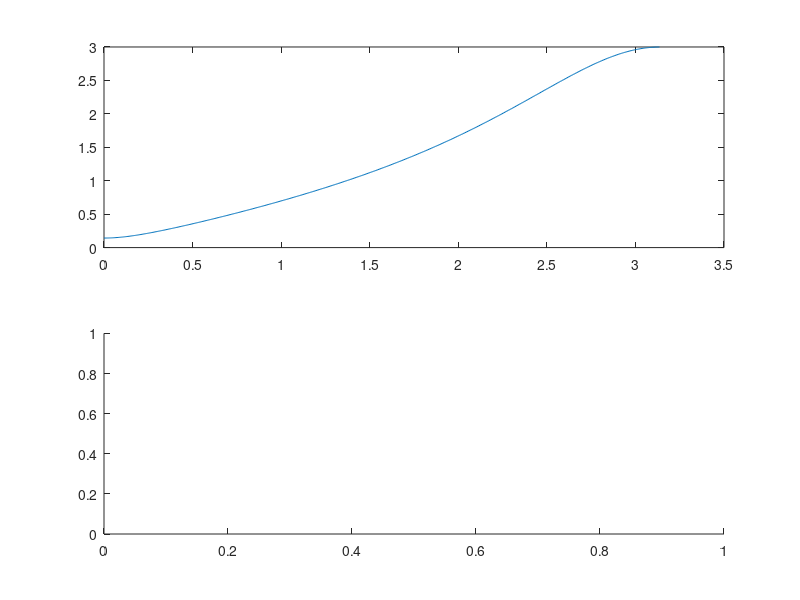

This figure's MATLAB source: (Note: this script raises an error after producing the figure.)
a1 = [1 0.4];
b1 = [1 -0.8];
[X1,W1] = freqz(b1,a1);
figure(1),subplot(2,1,1), plot(W1, abs(X1));
figure(1),subplot(2,1,2), plot(W1, phase(X1));

a2 = [1];
b2 = [1 -1.7 0.72];
[X2,W2] = freqz(b2,a2);
figure(2),subplot(2,1,1), plot(W2, abs(X2));
figure(2),subplot(2,1,2),plot(W2, phase(X2));

a3 = [1];
b3 = [1 0.4 0.3];
[X3,W3] = freqz(b3,a3);
figure(3),subplot(2,1,1), plot(W3, abs(X3));
figure(3),subplot(2,1,2), plot(W3, phase(X3));
